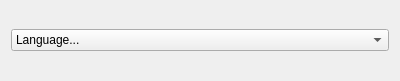
<?xml version="1.0" encoding="UTF-8"?>
<ui version="4.0">
 <class>frmLanguage</class>
 <widget class="QDialog" name="frmLanguage">
  <property name="geometry">
   <rect>
    <x>0</x>
    <y>0</y>
    <width>400</width>
    <height>81</height>
   </rect>
  </property>
  <property name="windowTitle">
   <string>Dialog</string>
  </property>
  <property name="windowIcon">
   <iconset resource="../resource/resources.qrc">
    <normaloff>:/images/iconfinder__snowflake_1679761_ico.ico</normaloff>:/images/iconfinder__snowflake_1679761_ico.ico</iconset>
  </property>
  <layout class="QGridLayout" name="gridLayout">
   <item row="0" column="0">
    <widget class="QComboBox" name="comboBox">
     <property name="currentIndex">
      <number>0</number>
     </property>
     <item>
      <property name="text">
       <string>Language...</string>
      </property>
     </item>
     <item>
      <property name="text">
       <string>English</string>
      </property>
     </item>
     <item>
      <property name="text">
       <string>Português</string>
      </property>
     </item>
    </widget>
   </item>
  </layout>
 </widget>
 <resources>
  <include location="../resource/resources.qrc"/>
  <include location="../resource/resources.qrc"/>
  <include location="../resource/resources.qrc"/>
 </resources>
 <connections/>
</ui>
